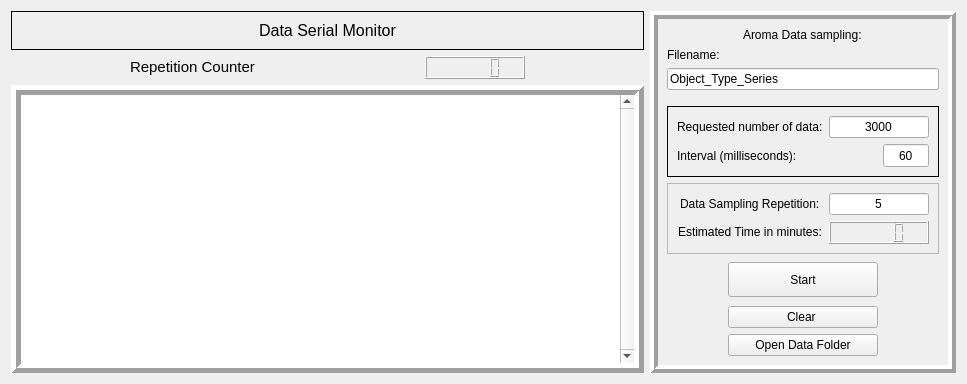
      <widget class="QWidget" name="tab_2">
       <attribute name="title">
        <string>Aroma Sensor</string>
       </attribute>
       <layout class="QGridLayout" name="gridLayout_8">
        <item row="0" column="0">
         <layout class="QVBoxLayout" name="verticalLayout_9">
          <item>
           <widget class="QFrame" name="frame_5">
            <property name="maximumSize">
             <size>
              <width>640</width>
              <height>40</height>
             </size>
            </property>
            <property name="frameShape">
             <enum>QFrame::Box</enum>
            </property>
            <property name="frameShadow">
             <enum>QFrame::Plain</enum>
            </property>
            <property name="lineWidth">
             <number>1</number>
            </property>
            <layout class="QGridLayout" name="gridLayout_14">
             <item row="0" column="0">
              <widget class="QLabel" name="label_29">
               <property name="minimumSize">
                <size>
                 <width>613</width>
                 <height>0</height>
                </size>
               </property>
               <property name="maximumSize">
                <size>
                 <width>613</width>
                 <height>30</height>
                </size>
               </property>
               <property name="font">
                <font>
                 <pointsize>12</pointsize>
                </font>
               </property>
               <property name="text">
                <string>Data Serial Monitor</string>
               </property>
               <property name="alignment">
                <set>Qt::AlignCenter</set>
               </property>
              </widget>
             </item>
            </layout>
           </widget>
          </item>
          <item>
           <layout class="QHBoxLayout" name="horizontalLayout_12">
            <item>
             <widget class="QLabel" name="label_35">
              <property name="enabled">
               <bool>true</bool>
              </property>
              <property name="maximumSize">
               <size>
                <width>170</width>
                <height>20</height>
               </size>
              </property>
              <property name="font">
               <font>
                <pointsize>11</pointsize>
               </font>
              </property>
              <property name="text">
               <string>Repetition Counter</string>
              </property>
             </widget>
            </item>
            <item>
             <widget class="QLCDNumber" name="repetition_times">
              <property name="sizePolicy">
               <sizepolicy hsizetype="Preferred" vsizetype="Preferred">
                <horstretch>0</horstretch>
                <verstretch>0</verstretch>
               </sizepolicy>
              </property>
              <property name="maximumSize">
               <size>
                <width>100</width>
                <height>24</height>
               </size>
              </property>
             </widget>
            </item>
           </layout>
          </item>
          <item>
           <widget class="QTextEdit" name="log_display">
            <property name="maximumSize">
             <size>
              <width>640</width>
              <height>700</height>
             </size>
            </property>
            <property name="frameShape">
             <enum>QFrame::Box</enum>
            </property>
            <property name="frameShadow">
             <enum>QFrame::Raised</enum>
            </property>
            <property name="lineWidth">
             <number>5</number>
            </property>
            <property name="verticalScrollBarPolicy">
             <enum>Qt::ScrollBarAlwaysOn</enum>
            </property>
            <property name="readOnly">
             <bool>true</bool>
            </property>
           </widget>
          </item>
         </layout>
        </item>
        <item row="0" column="1">
         <widget class="QFrame" name="frame_6">
          <property name="maximumSize">
           <size>
            <width>430</width>
            <height>500</height>
           </size>
          </property>
          <property name="autoFillBackground">
           <bool>true</bool>
          </property>
          <property name="frameShape">
           <enum>QFrame::Box</enum>
          </property>
          <property name="frameShadow">
           <enum>QFrame::Raised</enum>
          </property>
          <property name="lineWidth">
           <number>4</number>
          </property>
          <layout class="QGridLayout" name="gridLayout_6">
           <item row="3" column="0">
            <widget class="QFrame" name="frame_13">
             <property name="maximumSize">
              <size>
               <width>320</width>
               <height>150</height>
              </size>
             </property>
             <property name="frameShape">
              <enum>QFrame::StyledPanel</enum>
             </property>
             <property name="frameShadow">
              <enum>QFrame::Raised</enum>
             </property>
             <layout class="QVBoxLayout" name="verticalLayout_14">
              <item>
               <layout class="QHBoxLayout" name="horizontalLayout_15">
                <item alignment="Qt::AlignHCenter">
                 <widget class="QLabel" name="label_34">
                  <property name="text">
                   <string>Data Sampling Repetition:</string>
                  </property>
                 </widget>
                </item>
                <item>
                 <widget class="QLineEdit" name="repetition_input">
                  <property name="maximumSize">
                   <size>
                    <width>100</width>
                    <height>23</height>
                   </size>
                  </property>
                  <property name="text">
                   <string>5</string>
                  </property>
                  <property name="alignment">
                   <set>Qt::AlignCenter</set>
                  </property>
                 </widget>
                </item>
               </layout>
              </item>
              <item>
               <layout class="QHBoxLayout" name="horizontalLayout_16">
                <item alignment="Qt::AlignHCenter|Qt::AlignVCenter">
                 <widget class="QLabel" name="label_36">
                  <property name="text">
                   <string>Estimated Time in minutes:</string>
                  </property>
                 </widget>
                </item>
                <item>
                 <widget class="QLCDNumber" name="estimatedTime">
                  <property name="sizePolicy">
                   <sizepolicy hsizetype="Preferred" vsizetype="Preferred">
                    <horstretch>0</horstretch>
                    <verstretch>0</verstretch>
                   </sizepolicy>
                  </property>
                  <property name="maximumSize">
                   <size>
                    <width>100</width>
                    <height>31</height>
                   </size>
                  </property>
                 </widget>
                </item>
               </layout>
              </item>
             </layout>
            </widget>
           </item>
           <item row="4" column="0">
            <layout class="QGridLayout" name="gridLayout_10" rowminimumheight="40,1,1">
             <item row="0" column="0">
              <widget class="QPushButton" name="startSampling">
               <property name="maximumSize">
                <size>
                 <width>150</width>
                 <height>35</height>
                </size>
               </property>
               <property name="text">
                <string>Start</string>
               </property>
              </widget>
             </item>
             <item row="1" column="0">
              <widget class="QPushButton" name="refreshScreen">
               <property name="maximumSize">
                <size>
                 <width>150</width>
                 <height>35</height>
                </size>
               </property>
               <property name="text">
                <string>Clear </string>
               </property>
              </widget>
             </item>
             <item row="2" column="0">
              <widget class="QPushButton" name="open_folder">
               <property name="sizePolicy">
                <sizepolicy hsizetype="Preferred" vsizetype="Preferred">
                 <horstretch>0</horstretch>
                 <verstretch>0</verstretch>
                </sizepolicy>
               </property>
               <property name="maximumSize">
                <size>
                 <width>150</width>
                 <height>35</height>
                </size>
               </property>
               <property name="text">
                <string>Open Data Folder</string>
               </property>
              </widget>
             </item>
            </layout>
           </item>
           <item row="1" column="0">
            <layout class="QVBoxLayout" name="verticalLayout_7">
             <property name="bottomMargin">
              <number>10</number>
             </property>
             <item>
              <widget class="QLabel" name="label_6">
               <property name="maximumSize">
                <size>
                 <width>100</width>
                 <height>20</height>
                </size>
               </property>
               <property name="text">
                <string>Filename: </string>
               </property>
              </widget>
             </item>
             <item>
              <widget class="QLineEdit" name="fileName_csv">
               <property name="maximumSize">
                <size>
                 <width>300</width>
                 <height>25</height>
                </size>
               </property>
               <property name="text">
                <string>Object_Type_Series</string>
               </property>
              </widget>
             </item>
            </layout>
           </item>
           <item row="0" column="0" alignment="Qt::AlignHCenter">
            <widget class="QLabel" name="label_28">
             <property name="maximumSize">
              <size>
               <width>160</width>
               <height>20</height>
              </size>
             </property>
             <property name="text">
              <string>Aroma Data sampling:</string>
             </property>
            </widget>
           </item>
           <item row="2" column="0">
            <widget class="QFrame" name="frame_8">
             <property name="maximumSize">
              <size>
               <width>335</width>
               <height>180</height>
              </size>
             </property>
             <property name="frameShape">
              <enum>QFrame::Box</enum>
             </property>
             <property name="frameShadow">
              <enum>QFrame::Plain</enum>
             </property>
             <layout class="QGridLayout" name="gridLayout_5">
              <item row="1" column="0">
               <layout class="QHBoxLayout" name="horizontalLayout_14">
                <item>
                 <widget class="QLabel" name="label_32">
                  <property name="minimumSize">
                   <size>
                    <width>200</width>
                    <height>23</height>
                   </size>
                  </property>
                  <property name="maximumSize">
                   <size>
                    <width>0</width>
                    <height>23</height>
                   </size>
                  </property>
                  <property name="text">
                   <string>Interval (milliseconds):</string>
                  </property>
                 </widget>
                </item>
                <item>
                 <widget class="QLineEdit" name="delay_input">
                  <property name="maximumSize">
                   <size>
                    <width>100</width>
                    <height>23</height>
                   </size>
                  </property>
                  <property name="text">
                   <string>60</string>
                  </property>
                  <property name="alignment">
                   <set>Qt::AlignCenter</set>
                  </property>
                 </widget>
                </item>
               </layout>
              </item>
              <item row="0" column="0">
               <layout class="QHBoxLayout" name="horizontalLayout_13">
                <item>
                 <widget class="QLabel" name="label_33">
                  <property name="maximumSize">
                   <size>
                    <width>230</width>
                    <height>23</height>
                   </size>
                  </property>
                  <property name="text">
                   <string>Requested number of data:</string>
                  </property>
                 </widget>
                </item>
                <item>
                 <widget class="QLineEdit" name="amount_input">
                  <property name="maximumSize">
                   <size>
                    <width>100</width>
                    <height>23</height>
                   </size>
                  </property>
                  <property name="text">
                   <string>3000</string>
                  </property>
                  <property name="alignment">
                   <set>Qt::AlignCenter</set>
                  </property>
                 </widget>
                </item>
               </layout>
              </item>
             </layout>
            </widget>
           </item>
          </layout>
         </widget>
        </item>
       </layout>
      </widget>
